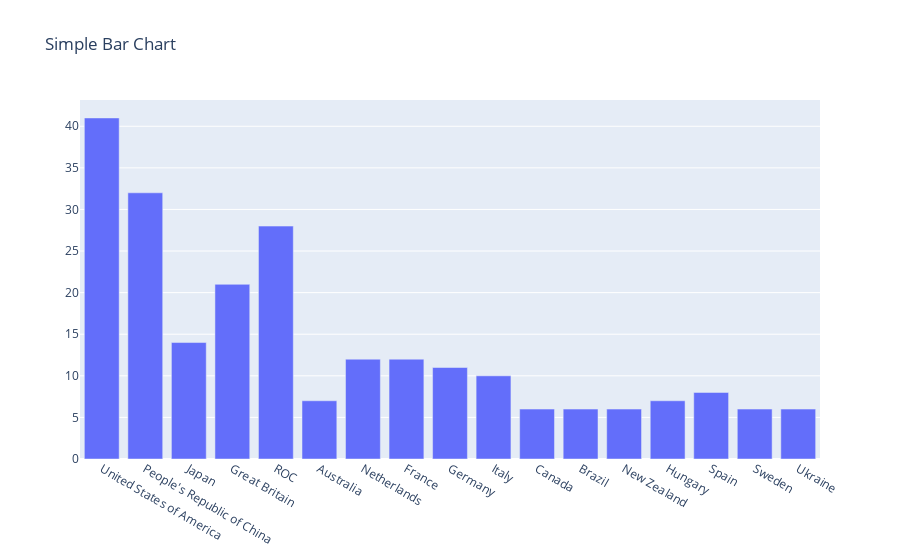

The cell this chart's notebook holds for it:
### Code cell
x=df[df["Silver"]>5]["Team/NOC"]
y=df[df["Silver"]>5]["Silver"]
data=go.Bar(x=x,y=y)
layout=go.Layout(title="Simple Bar Chart")
fig=go.Figure(data=data,layout=layout)
fig.show()

### Figure 1 — Plotly figure (JSON) as saved in the notebook; plotly's stock layout.template omitted (floating-point values rounded to 4 significant figures)
{"data": [{"type": "bar", "x": ["United States of America", "People's Republic of China", "Japan", "Great Britain", "ROC", "Australia", "Netherlands", "France", "Germany", "Italy", "Canada", "Brazil", "New Zealand", "Hungary", "Spain", "Sweden", "Ukraine"], "y": [41, 32, 14, 21, 28, 7, 12, 12, 11, 10, 6, 6, 6, 7, 8, 6, 6]}], "layout": {"title": {"text": "Simple Bar Chart"}}}
